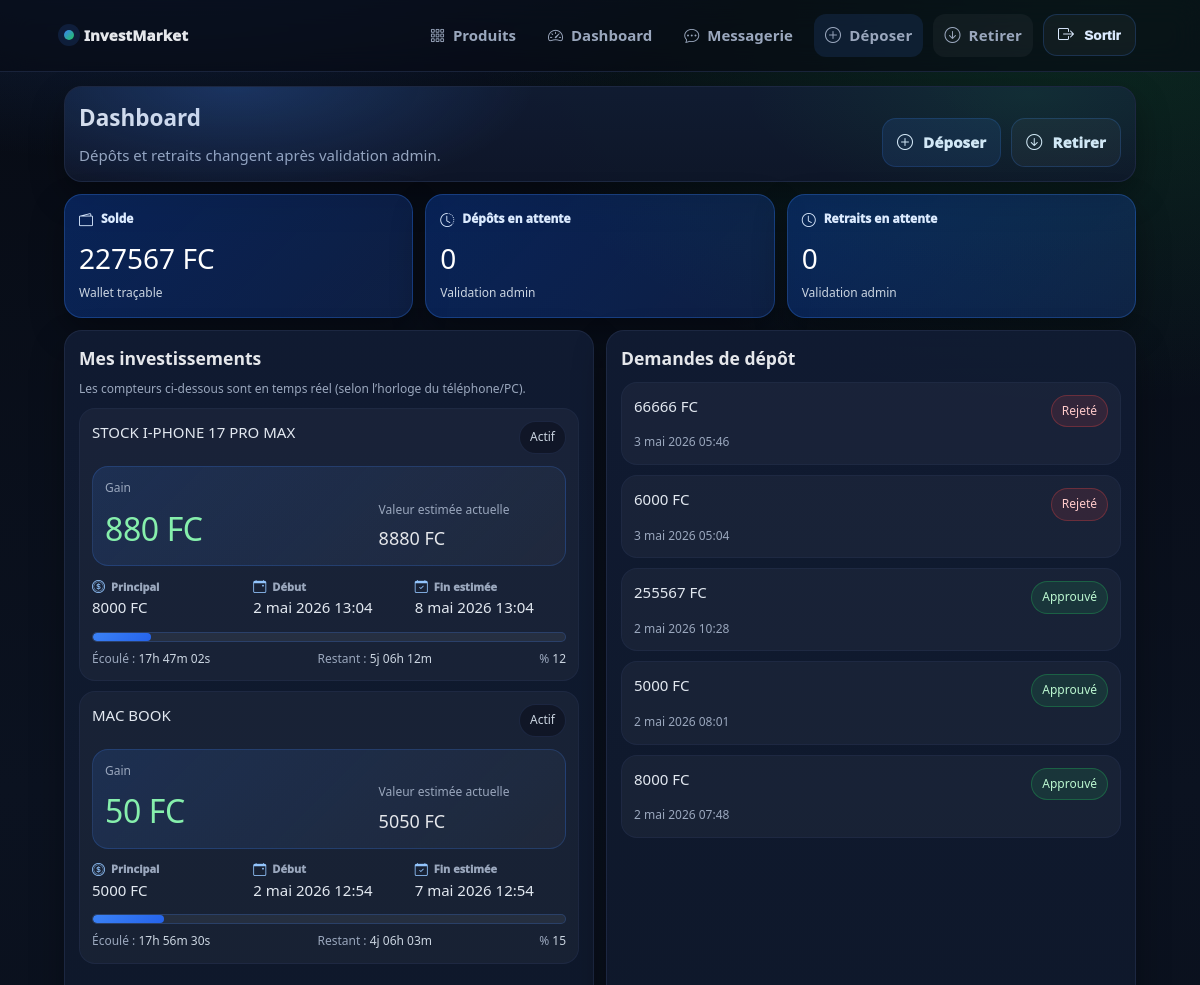
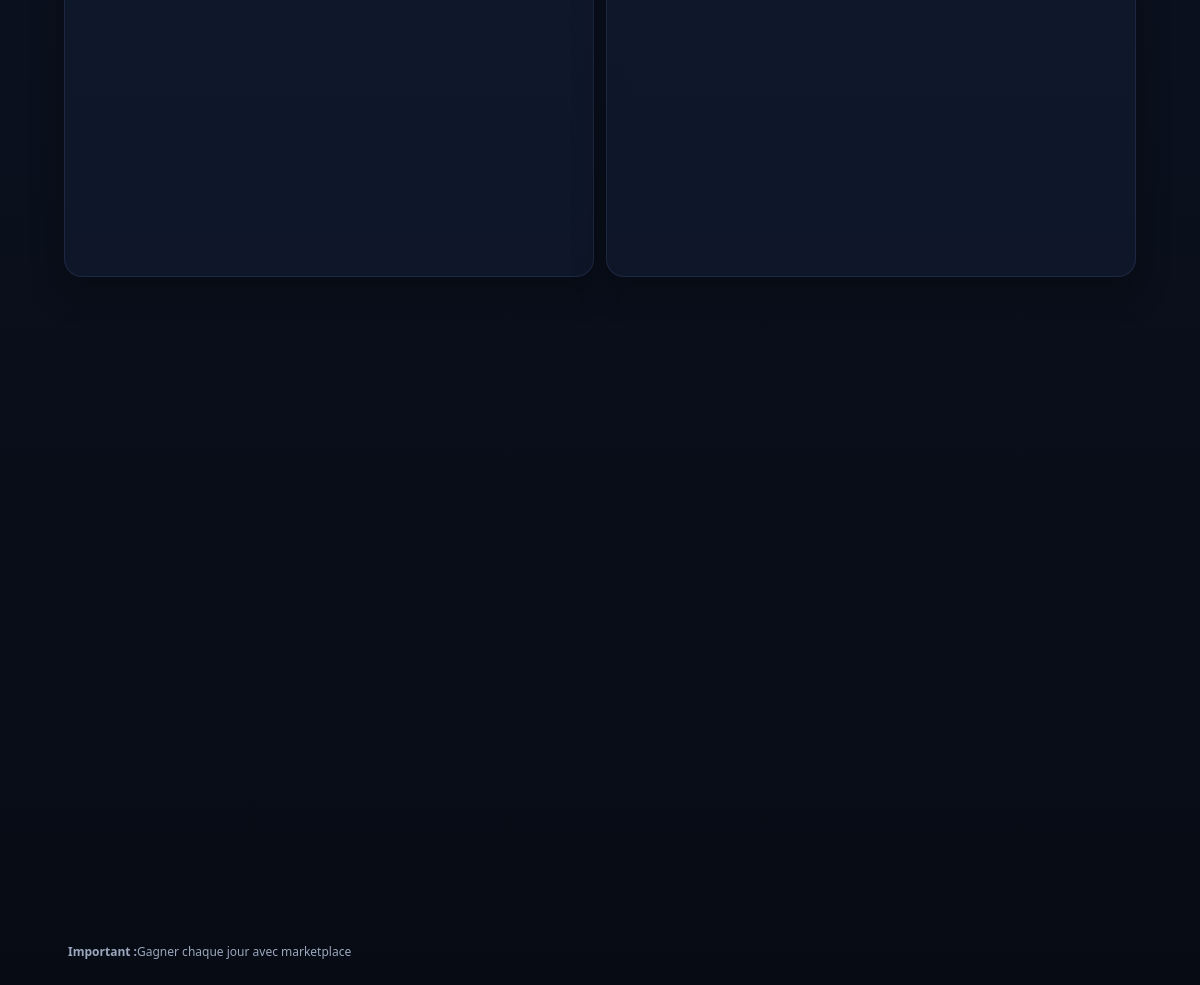
The app's page /dashboard/ (signed in) with its own data (2 pictures, top to bottom).
### wallet/models.py (models this page shows, shortened)
class Wallet(models.Model):
    user = models.OneToOneField(settings.AUTH_USER_MODEL, on_delete=models.CASCADE, related_name="wallet")
    balance = models.DecimalField(max_digits=14, decimal_places=2, default=0)
    updated_at = models.DateTimeField(auto_now=True)

class DepositRequest(models.Model):
    METHOD_AIRTEL = "AIRTEL_MONEY"
    METHOD_ORANGE = "ORANGE_MONEY"
    METHOD_CHOICES = [
        (METHOD_AIRTEL, "Airtel Money"),
        (METHOD_ORANGE, "Orange Money"),
    ]
    STATUS_PENDING = "PENDING"
    STATUS_APPROVED = "APPROVED"
    STATUS_REJECTED = "REJECTED"
    STATUS_CHOICES = [
        (STATUS_PENDING, "En attente"),
        (STATUS_APPROVED, "Approuvé"),
        (STATUS_REJECTED, "Rejeté"),
    ]
    user = models.ForeignKey(settings.AUTH_USER_MODEL, on_delete=models.CASCADE, related_name="deposit_requests")
    amount = models.DecimalField(max_digits=14, decimal_places=2)
    method = models.CharField(max_length=20, choices=METHOD_CHOICES)
    payer_phone = models.CharField(max_length=30, help_text="Numéro du client (Mobile Money)")
    reference = models.CharField(max_length=80, blank=True)
    status = models.CharField(max_length=10, choices=STATUS_CHOICES, default=STATUS_PENDING)
    created_at = models.DateTimeField(auto_now_add=True)
    reviewed_at = models.DateTimeField(null=True, blank=True)
    reviewed_by = models.ForeignKey(
        settings.AUTH_USER_MODEL,
        on_delete=models.SET_NULL,
        null=True,
        blank=True,
        related_name="reviewed_deposits",
    )
    admin_note = models.CharField(max_length=220, blank=True)
    class Meta:
        ordering = ["-created_at"]

### investments/models.py (models this page shows, shortened)
class Investment(models.Model):
    STATUS_ACTIVE = "ACTIVE"
    STATUS_CLOSED = "CLOSED"
    STATUS_CHOICES = [
        (STATUS_ACTIVE, "Actif"),
        (STATUS_CLOSED, "Clôturé"),
    ]
    user = models.ForeignKey(settings.AUTH_USER_MODEL, on_delete=models.CASCADE, related_name="investments")
    product = models.ForeignKey(InvestmentProduct, on_delete=models.PROTECT, related_name="investments")
    principal_cdf = models.DecimalField(max_digits=14, decimal_places=2)
    status = models.CharField(max_length=10, choices=STATUS_CHOICES, default=STATUS_ACTIVE)
    duration_days_snapshot = models.PositiveIntegerField(default=30)
    expected_end_at = models.DateTimeField(null=True, blank=True)
    credited_at = models.DateTimeField(null=True, blank=True)
    payout_amount_cdf = models.DecimalField(max_digits=14, decimal_places=2, null=True, blank=True)
    payout_factor_snapshot = models.DecimalField(max_digits=6, decimal_places=2, null=True, blank=True)
    created_at = models.DateTimeField(auto_now_add=True)
    closed_at = models.DateTimeField(null=True, blank=True)
    class Meta:
        ordering = ["-created_at"]
    def get_expected_end_at(self):
        if self.expected_end_at:
            return self.expected_end_at
        if self.created_at:
            return self.created_at + timedelta(days=int(self.duration_days_snapshot or 0))
        return None
    @property
    def current_value_cdf(self):
        factor = self.product.performance_factor or Decimal("1.00")
        return (self.principal_cdf or Decimal("0")) * factor
    @property
    def pnl_cdf(self):
        return self.current_value_cdf - (self.principal_cdf or Decimal("0"))

### products/models.py (models this page shows, shortened)
class InvestmentProduct(models.Model):
    NOTE_TRUSTED = "TRUSTED"
    NOTE_MAYBE = "MAYBE"
    NOTE_POPULAR = "POPULAR"
    NOTE_CHOICES = [
        (NOTE_TRUSTED, "Fiable"),
        (NOTE_MAYBE, "Pas vraiment"),
        (NOTE_POPULAR, "Populaire"),
    ]
    name = models.CharField(max_length=140)
    image_url = models.URLField(
        blank=True,
        help_text="Lien direct https://... (ex: .jpg, .png). Prioritaire si rempli."
    )
    image = models.ImageField(upload_to="products/", blank=True, null=True)
    description = models.TextField()
    min_investment_cdf = models.DecimalField(max_digits=14, decimal_places=2, help_text="Montant minimum en FC")
    estimated_gain_cdf = models.DecimalField(
        max_digits=14,
        decimal_places=2,
        null=True,
        blank=True,
        help_text="Gain estimé en FC (NON GARANTI). Ne pas présenter comme une promesse.",
    )
    duration_days = models.PositiveIntegerField(help_text="Durée estimée en jours")
    note = models.CharField(max_length=10, choices=NOTE_CHOICES, default=NOTE_POPULAR)
    performance_factor = models.DecimalField(
        max_digits=6,
        decimal_places=2,
        default=1.00,
        help_text="Indice de performance (non garanti). Ex: 1.05, 0.97",
    )
    is_active = models.BooleanField(default=True)
    created_at = models.DateTimeField(auto_now_add=True)
    class Meta:
        ordering = ["-created_at"]

### dashboard/views.py (the view)
# urls.py: path("dashboard/", user_dashboard, name="user_dashboard"),
@login_required
def user_dashboard(request):
    wallet, _ = Wallet.objects.get_or_create(user=request.user)
    deposits = DepositRequest.objects.filter(user=request.user)[:10]
    withdrawals = WithdrawalRequest.objects.filter(user=request.user)[:10]
    pending_deposits = DepositRequest.objects.filter(
        user=request.user, status=DepositRequest.STATUS_PENDING
    ).count()
    pending_withdrawals = WithdrawalRequest.objects.filter(
        user=request.user, status=WithdrawalRequest.STATUS_PENDING
    ).count()
    transactions = wallet.transactions.all()[:10]
    investments = Investment.objects.filter(user=request.user)[:10]
    return render(
        request,
        "dashboard/dashboard.html",
        {
            "wallet": wallet,
            "deposits": deposits,
            "withdrawals": withdrawals,
            "pending_deposits": pending_deposits,
            "pending_withdrawals": pending_withdrawals,
            "transactions": transactions,
            "investments": investments,
        },
    )

### templates/dashboard/dashboard.html (shortened to what this page needs)
{% extends "base.html" %}
{% block content %}
<section class="dash">
  <div class="card glow reveal">
    <div class="dash-head">
      <div>
        <h1 style="margin:0">Dashboard</h1>
        <p class="muted" style="margin:8px 0 0">
          Dépôts et retraits changent après validation admin.
        </p>
      </div>
      <div class="dash-actions">
        <a class="btn btn-soft" href="{% url 'deposit_request_create' %}">
          <i class="bi bi-plus-circle"></i> Déposer
        </a>
        <a class="btn btn-outline" href="{% url 'withdraw_request_create' %}">
          <i class="bi bi-arrow-down-circle"></i> Retirer
        </a>
      </div>
    </div>
  </div>
  <div class="grid-3">
    <div class="card stat reveal">
      <div class="stat-label"><i class="bi bi-wallet2"></i> Solde</div>
      <div class="stat-value">{{ wallet.balance|floatformat:0 }} FC</div>
      <div class="stat-sub">Wallet traçable</div>
    </div>
    <div class="card stat reveal">
      <div class="stat-label"><i class="bi bi-clock-history"></i> Dépôts en attente</div>
      <div class="stat-value">{{ pending_deposits }}</div>
      <div class="stat-sub">Validation admin</div>
    </div>
    <div class="card stat reveal">
      <div class="stat-label"><i class="bi bi-clock"></i> Retraits en attente</div>
      <div class="stat-value">{{ pending_withdrawals }}</div>
      <div class="stat-sub">Validation admin</div>
    </div>
  </div>
  <div class="grid-2">
    <div class="card reveal">
      <h3 style="margin:0">Mes investissements</h3>
      <p class="muted" style="margin:8px 0 0;font-size:12px">
        Les compteurs ci-dessous sont en temps réel (selon l’horloge du téléphone/PC).
      </p>
      {% if investments %}
        <div class="list">
          {% for inv in investments %}
            {% with end_at=inv.get_expected_end_at %}
            <div class="list-item inv-card reveal"
                 data-start="{{ inv.created_at|date:'c' }}"
                 data-end="{% if end_at %}{{ end_at|date:'c' }}{% endif %}">
              <div class="li-top">
                <div class="li-title">{{ inv.product.name }}</div>
                <div class="li-badge">{{ inv.get_status_display }}</div>
              </div>
              <div class="inv-hero">
                <div class="inv-hero-left">
                  <div class="muted" style="font-size:12px">Gain </div>
                  <div class="money-big {% if inv.pnl_cdf >= 0 %}money-pos{% else %}money-neg{% endif %}">
                    {{ inv.pnl_cdf|floatformat:0 }} FC
                  </div>
                </div>
                <div class="inv-hero-right">
                  <div class="muted" style="font-size:12px">Valeur estimée actuelle</div>
                  <div class="money-mid">{{ inv.current_value_cdf|floatformat:0 }} FC</div>
                </div>
              </div>
              <div class="li-grid">
                <div>
                  <div class="meta-label"><i class="bi bi-coin"></i> Principal</div>
                  <div class="meta-value">{{ inv.principal_cdf|floatformat:0 }} FC</div>
                </div>
                <div>
                  <div class="meta-label"><i class="bi bi-calendar-event"></i> Début</div>
                  <div class="meta-value">{{ inv.created_at }}</div>
                </div>
                <div>
                  <div class="meta-label"><i class="bi bi-calendar-check"></i> Fin estimée</div>
                  <div class="meta-value">
                    {% if end_at %}{{ end_at }}{% else %}—{% endif %}
                  </div>
                </div>
              </div>
              <div class="inv-progress">
                <div class="progress">
                  <span class="bar" style="width:0%"></span>
                </div>
                <div class="progress-meta">
                  <div><span class="muted">Écoulé :</span> <span class="elapsed">—</span></div>
                  <div><span class="muted">Restant :</span> <span class="remaining">—</span></div>
                  <div><span class="muted">%</span> <span class="percent">0</span></div>
                </div>
              </div>
            </div>
            {% endwith %}
          {% endfor %}
        </div>
      {% else %}
        <p class="muted" style="margin-top:10px">Aucun investissement.</p>
      {% endif %}
    </div>
    <div class="card reveal">
      <h3 style="margin:0">Demandes de dépôt</h3>
      {% if deposits %}
        <div class="list">
          {% for d in deposits %}
            <div class="list-item">
              <div class="li-top">
                <div class="li-title">{{ d.amount|floatformat:0 }} FC</div>
                <div class="li-badge pill-{{ d.status|lower }}">{{ d.get_status_display }}</div>
              </div>
              <div class="muted" style="font-size:12px;margin-top:6px">{{ d.created_at }}</div>
            </div>
          {% endfor %}
        </div>
      {% else %}
        <p class="muted" style="margin-top:10px">Aucune demande.</p>
      {% endif %}
    </div>
  </div>
  <div class="grid-2" style="margin-top:12px">
  </div>
</section>
{% endblock %}

### templates/base.html (shortened to what this page needs)
<!doctype html>
<html lang="fr">
<head>
  {% load static %}
  <link rel="stylesheet" href="{% static 'css/styles.css' %}">
  <link rel="stylesheet" href="https://cdn.jsdelivr.net/npm/bootstrap-icons@1.11.3/font/bootstrap-icons.min.css">
</head>
<body>
  <header class="topbar">
    <div class="container topbar-inner">
      <a class="brand" href="{% url 'home' %}">
        <span class="brand-dot"></span> InvestMarket
      </a>
      <nav class="navlinks">
        <a href="{% url 'product_list' %}">
          <i class="bi bi-grid-3x3-gap"></i> Produits
        </a>
        {% if user.is_authenticated %}
          <a href="{% url 'user_dashboard' %}">
            <i class="bi bi-speedometer2"></i> Dashboard
          </a>
          <a href="{% url 'msg_threads' %}">
            <i class="bi bi-chat-dots"></i> Messagerie
          </a>
          <a class="btn btn-soft" href="{% url 'deposit_request_create' %}">
            <i class="bi bi-plus-circle"></i> Déposer
          </a>
          <a class="btn btn-outline" href="{% url 'withdraw_request_create' %}">
            <i class="bi bi-arrow-down-circle"></i> Retirer
          </a>
          <form class="logout-form" method="post" action="{% url 'logout' %}">
            <button class="btn btn-outline" type="submit">
              <i class="bi bi-box-arrow-right"></i> Sortir
            </button>
          </form>
        {% endif %}
      </nav>
    </div>
  </header>
  <main class="container">
    {% block content %}{% endblock %}
    <p class="disclaimer">
      <strong>Important :</strong>Gagner chaque jour avec marketplace
    </p>
  </main>
</body>
</html>

### records on screen
Wallet: balance "227567"
Investment: product.name "STOCK I-PHONE 17 PRO MAX", status "Actif", pnl_cdf "880", current_value_cdf "8880", principal_cdf "8000", created_at "2 mai 2026 13:04", get_expected_end_at "8 mai 2026 13:04"
Investment: product.name "MAC BOOK", status "Actif", pnl_cdf "50", current_value_cdf "5050", principal_cdf "5000", created_at "2 mai 2026 12:54", get_expected_end_at "7 mai 2026 12:54"
DepositRequest: amount "66666", status "Rejeté", created_at "3 mai 2026 05:46"
DepositRequest: amount "6000", status "Rejeté", created_at "3 mai 2026 05:04"
DepositRequest: amount "255567", status "Approuvé", created_at "2 mai 2026 10:28"
DepositRequest: amount "5000", status "Approuvé", created_at "2 mai 2026 08:01"
DepositRequest: amount "8000", status "Approuvé", created_at "2 mai 2026 07:48"

### other values on screen
{{ pending_deposits }} "0"
{{ pending_withdrawals }} "0"
